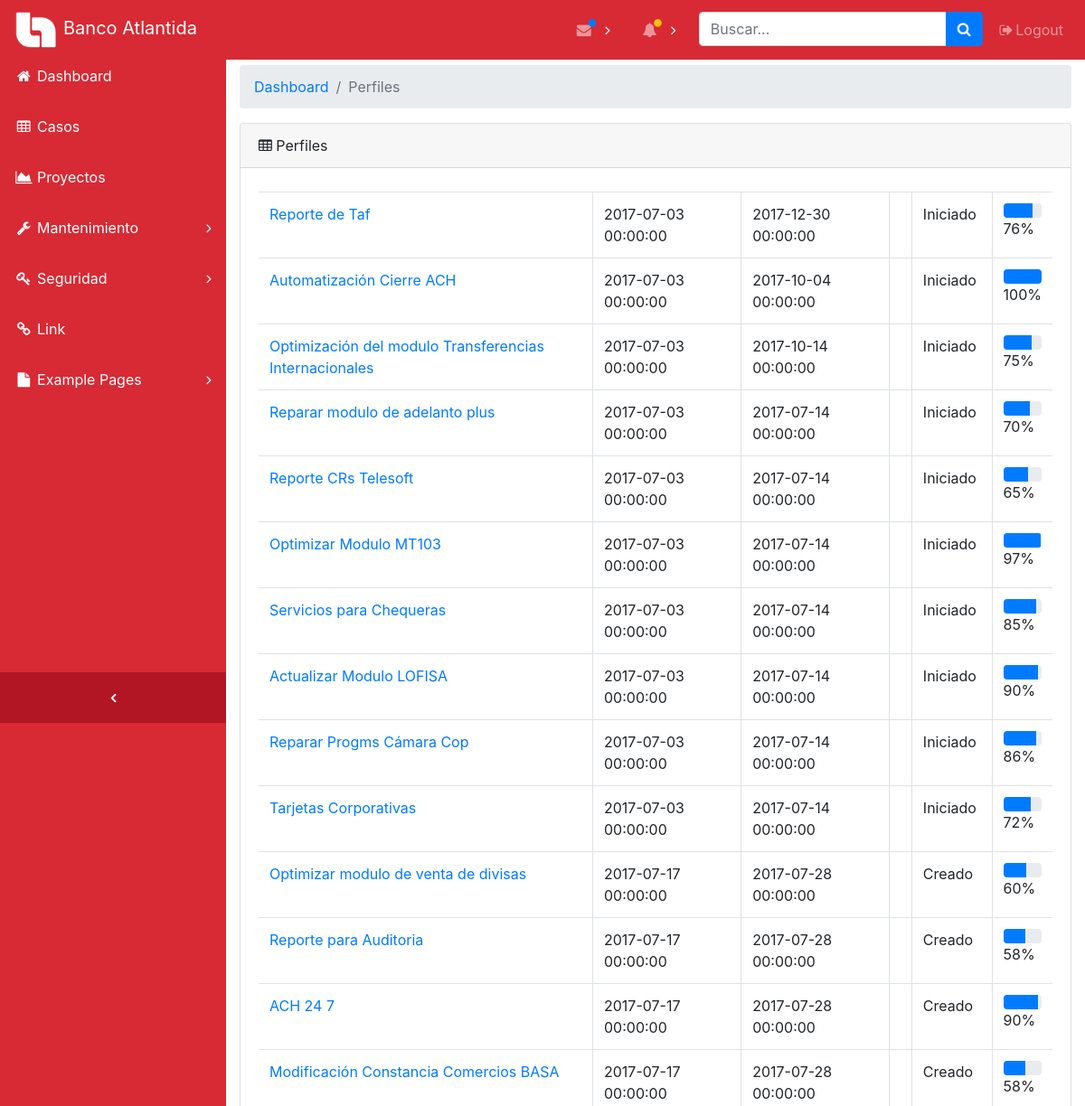
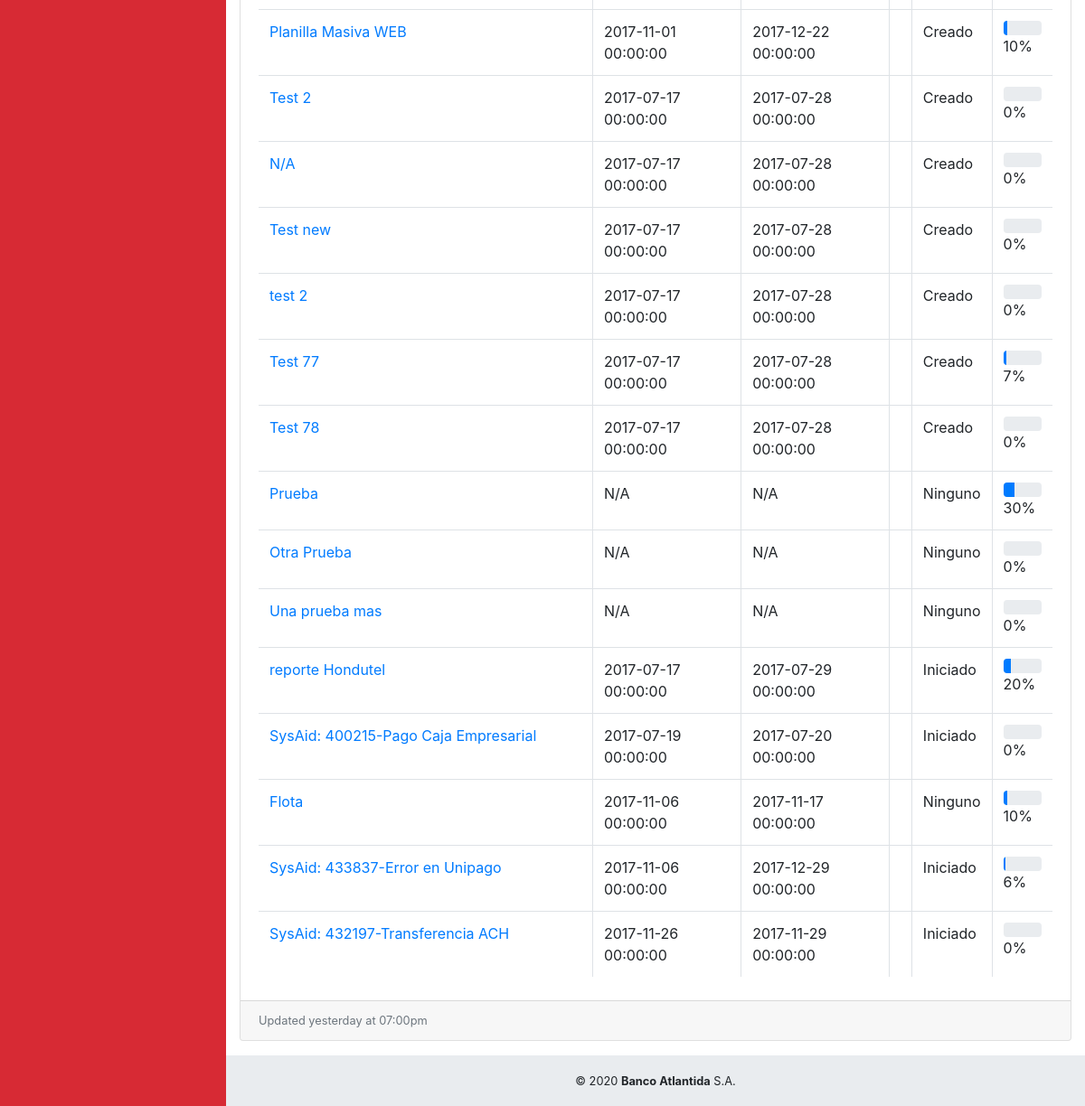
The app's page /admin/perfiles.php with its own data (2 pictures, top to bottom).
### tables this page shows
CREATE TABLE `case_identity` (
  `id_case` int(11) NOT NULL,
  `correlative` varchar(25) DEFAULT NULL,
  `title` varchar(100) DEFAULT NULL,
  `description_` longtext,
  `created_at` datetime DEFAULT NULL,
  `updated_at` datetime DEFAULT NULL,
  `id_requester` int(11) DEFAULT NULL,
  `id_analyst` int(11) DEFAULT NULL,
  `id_programmer` int(11) DEFAULT NULL,
  `id_leader` int(11) DEFAULT NULL,
  `id_vp` int(11) DEFAULT NULL,
  `id_system` int(11) DEFAULT NULL,
  `id_stage` int(11) DEFAULT NULL,
  `id_priority` int(11) DEFAULT NULL,
  `status_case` varchar(25) DEFAULT NULL,
  `percentage_Complete` int(11) DEFAULT NULL,
  `start_at` datetime DEFAULT NULL,
  `finish_at` datetime DEFAULT NULL,
  `extended_at` datetime DEFAULT NULL,
  `id_relationed_case` int(11) DEFAULT NULL,
  `history` longtext,
  `analysts_related` longtext,
  `id_cycle` int(11) DEFAULT NULL,
  `id_node_project` int(11) DEFAULT NULL,
  `id_project` int(11) DEFAULT NULL,
  `id_status` int(11) DEFAULT NULL,
  `active` tinyint(1) DEFAULT '0'
);

### standar/standar.php (the view, shortened to what this page needs)
<?php
function standar_footer() {
?>
<footer class="sticky-footer">
  <div class="container">
    <div class="text-center">
      <small>© <?php echo date('Y'); ?> <strong>Banco Atlantida</strong> S.A.</small>
    </div>
  </div>
</footer>
<?php
}
?>
<?php
function cases() {
  $connect = getDBConnection();
  $sql = "SELECT * FROM `case_identity`";
  $statement = $connect->prepare($sql);
  $statement->execute();
  if($statement->rowCount() > 0) {
    while($case = $statement->fetch(PDO::FETCH_ASSOC)) {
      if(empty($case['title'])) {
        $case['title'] = "N/A";
      }
      if(empty($case['start_at'])) {
        $case['start_at'] = "N/A";
      }
      if(empty($case['finish_at'])) {
        $case['finish_at'] = "N/A";
      }
      if(empty($case['percentage_Complete'])) {
        $case['percentage_Complete'] = 0;
      }
      echo "<tr>";
      echo "<td> <a name='casoslink' href='#'>" .$case['title']."</a></td>";
      echo "<td>".$case['start_at']."</td>";
      echo "<td>".$case['finish_at']."</td>";
      echo "<td>".$case['']."</td>";
      echo "<td>".$case['status_case']."</td>";
      echo "<td><div class='progress'><div class='progress-bar' role='progressbar' style='width:".$case['percentage_Complete']."%'></div></div>".$case['percentage_Complete']."%</td>";
      echo "</tr>";
    }
  }
}
?>

### headers/admin_header.php (shortened to what this page needs)
<?php
function adminHead() {
?>
<!DOCTYPE html>
<html lang="en">
<head>
  <link href="boost/datatables/dataTables.bootstrap4.css" rel="stylesheet">
  <link href="../boost/bootstrap/css/bootstrap.min.css" rel="stylesheet">
  <link href="../boost/font-awesome/css/font-awesome.min.css" rel="stylesheet" type="text/css">
  <link href="../css/sb-admin.css" rel="stylesheet">
</head>
<body class="fixed-nav sticky-footer bg-dark" id="page-top">
  <nav class="navbar navbar-expand-lg navbar-dark bg-dark fixed-top" id="mainNav">
    <a class="navbar-brand" href="dashboard.php">
      <img src="../headers/logo_peq.png" height="40"> Banco Atlantida</a>
    <div class="collapse navbar-collapse" id="navbarResponsive">
      <ul class="navbar-nav navbar-sidenav" id="exampleAccordion">
        <li class="nav-item" data-toggle="tooltip" data-placement="right" title="Dashboard">
          <a class="nav-link" href="dashboard.php">
            <i class="fa fa-fw fa-home"></i>
            <span class="nav-link-text">Dashboard</span>
          </a>
        </li>
        <li class="nav-item" data-toggle="tooltip" data-placement="right" title="Casos">
          <a class="nav-link" href="tables.php">
            <i class="fa fa-fw fa-table"></i>
            <span class="nav-link-text">Casos</span>
          </a>
        </li>
        <li class="nav-item" data-toggle="tooltip" data-placement="right" title="Proyectos">
          <a class="nav-link" href="proyectos.php">
            <i class="fa fa-fw fa-area-chart"></i>
            <span class="nav-link-text">Proyectos</span>
          </a>
        </li>
        <li class="nav-item" data-toggle="tooltip" data-placement="right" title="Mantenimiento">
          <a class="nav-link nav-link-collapse collapsed" data-toggle="collapse" href="#collapseComponents" data-parent="#exampleAccordion">
            <i class="fa fa-fw fa-wrench"></i>
            <span class="nav-link-text">Mantenimiento</span>
          </a>
        </li>
        <li class="nav-item" data-toggle="tooltip" data-placement="right" title="Menu Levels">
          <a class="nav-link nav-link-collapse collapsed" data-toggle="collapse" href="#collapseMulti" data-parent="#exampleAccordion">
            <i class="fa fa-fw fa-key"></i>
            <span class="nav-link-text">Seguridad</span>
          </a>
        </li>
        <li class="nav-item" data-toggle="tooltip" data-placement="right" title="Link">
          <a class="nav-link" href="#">
            <i class="fa fa-fw fa-link"></i>
            <span class="nav-link-text">Link</span>
          </a>
        </li>
        <li class="nav-item" data-toggle="tooltip" data-placement="right" title="Example Pages">
          <a class="nav-link nav-link-collapse collapsed" data-toggle="collapse" href="#collapseExamplePages" data-parent="#exampleAccordion">
            <i class="fa fa-fw fa-file"></i>
            <span class="nav-link-text">Example Pages</span>
          </a>
        </li>
      </ul>
      <ul class="navbar-nav sidenav-toggler">
        <li class="nav-item">
          <a class="nav-link text-center" id="sidenavToggler">
            <i class="fa fa-fw fa-angle-left"></i>
          </a>
        </li>
      </ul>
      <ul class="navbar-nav ml-auto">
        <li class="nav-item dropdown">
          <a class="nav-link dropdown-toggle mr-lg-2" id="messagesDropdown" href="#" data-toggle="dropdown" aria-haspopup="true" aria-expanded="false">
            <i class="fa fa-fw fa-envelope"></i>
            <span class="indicator text-primary d-none d-lg-block">
              <i class="fa fa-fw fa-circle"></i>
            </span>
          </a>
        </li>
        <li class="nav-item dropdown">
          <a class="nav-link dropdown-toggle mr-lg-2" id="alertsDropdown" href="#" data-toggle="dropdown" aria-haspopup="true" aria-expanded="false">
            <i class="fa fa-fw fa-bell"></i>
            <span class="indicator text-warning d-none d-lg-block">
              <i class="fa fa-fw fa-circle"></i>
            </span>
          </a>
        </li>
        <li class="nav-item">
          <form class="form-inline my-2 my-lg-0 mr-lg-2">
            <div class="input-group">
              <input class="form-control" type="text" placeholder="Buscar...">
              <span class="input-group-append">
                <button class="btn btn-primary" type="button">
                  <i class="fa fa-search"></i>
                </button>
              </span>
            </div>
          </form>
        </li>
        <li class="nav-item">
          <a class="nav-link" data-toggle="modal" data-target="#exampleModal" href="../funciones/logoff.php">
            <i class="fa fa-fw fa-sign-out"></i>Logout</a>
        </li>
      </ul>
    </div>
  </nav>
<?php
}
?>

### admin/perfiles.php (shortened to what this page needs)
<?php
include '../headers/admin_header.php';
include '../standar/standar.php';
adminHead();
?>
<div class="content-wrapper">
    <div class="container-fluid">
      <ol class="breadcrumb">
        <li class="breadcrumb-item">
          <a href="dashboard.php">Dashboard</a>
        </li>
        <li class="breadcrumb-item active">Perfiles</li>
      </ol>
      <div class="card mb-3">
        <div class="card-header">
          <i class="fa fa-table"></i> Perfiles</div>
        <div class="card-body">
          <div class="table-responsive">
            <table class="table table-bordered" id="dataTable" width="100%" cellspacing="0">
                <?php
                  cases();
                ?>
            </table>
          </div>
        </div>
        <div class="card-footer small text-muted">Updated yesterday at <?php echo $_SESSION['time']; ?></div>
      </div>
  </div>
  <?php
    standar_footer();
    ?>
</div>
</body>
</html>

### css/sb-admin.css (style rules this page uses)
html { position: relative; min-height: 100%; }
body { overflow-x: hidden; }
body.sticky-footer { margin-bottom: 56px; }
body.sticky-footer .content-wrapper { min-height: calc(100vh - 56px - 56px); }
body.fixed-nav { padding-top: 56px; }
.content-wrapper { min-height: calc(100vh - 56px); padding-top: 1rem; }
#mainNav .navbar-collapse { overflow: auto; max-height: 75vh; }
#mainNav .navbar-collapse .navbar-nav .nav-item .nav-link { cursor: pointer; }
#mainNav .navbar-collapse .navbar-sidenav .nav-link-collapse:after { float: right; content: '\f107'; font-family: 'FontAwesome'; }
#mainNav .navbar-collapse .navbar-sidenav .nav-link-collapse.collapsed:after { content: '\f105'; }
#mainNav .navbar-collapse .sidenav-toggler { display: none; }
#mainNav .navbar-collapse .navbar-nav > .nav-item.dropdown > .nav-link { position: relative; min-width: 45px; }
#mainNav .navbar-collapse .navbar-nav > .nav-item.dropdown > .nav-link:after { float: right; width: auto; content: '\f105'; border: none; font-family: 'FontAwesome'; }
#mainNav .navbar-collapse .navbar-nav > .nav-item.dropdown > .nav-link .indicator { position: absolute; top: 5px; left: 21px; font-size: 10px; }
@media (min-width: 992px) { #mainNav .navbar-brand { width: 250px; } }
@media (min-width: 992px) { #mainNav .navbar-collapse { overflow: visible; max-height: none; } }
@media (min-width: 992px) { #mainNav .navbar-collapse .navbar-sidenav { position: absolute; top: 0; left: 0; -webkit-flex-direction: column; -ms-flex-direction: column; flex-direction: column; margin-top: 56px; } }
@media (min-width: 992px) { #mainNav .navbar-collapse .navbar-sidenav > .nav-item { width: 250px; padding: 0; } }
@media (min-width: 992px) { #mainNav .navbar-collapse .navbar-sidenav > .nav-item > .nav-link { padding: 1em; } }
@media (min-width: 992px) { #mainNav .navbar-collapse .navbar-nav > .nav-item.dropdown > .nav-link { min-width: 0; } }
@media (min-width: 992px) { #mainNav .navbar-collapse .navbar-nav > .nav-item.dropdown > .nav-link:after { width: 24px; text-align: center; } }
#mainNav.fixed-top .sidenav-toggler { display: none; }
@media (min-width: 992px) { #mainNav.fixed-top .navbar-sidenav { height: calc(100vh - 112px); } }
@media (min-width: 992px) { #mainNav.fixed-top .sidenav-toggler { position: absolute; top: 0; left: 0; display: flex; -webkit-flex-direction: column; -ms-flex-direction: column; flex-direction: column; margin-top: calc(100vh - 56px); } }
@media (min-width: 992px) { #mainNav.fixed-top .sidenav-toggler > .nav-item { width: 250px; padding: 0; } }
@media (min-width: 992px) { #mainNav.fixed-top .sidenav-toggler > .nav-item > .nav-link { padding: 1em; } }
#mainNav.fixed-top.navbar-dark .sidenav-toggler { background-color: #b21625; }
#mainNav.fixed-top.navbar-dark .sidenav-toggler a i { color: #fff; }
.content-wrapper { overflow-x: hidden; background: white; }
@media (min-width: 992px) { .content-wrapper { margin-left: 250px; } }
#sidenavToggler i { font-weight: 800; }
#mainNav.navbar-dark .navbar-collapse .navbar-sidenav .nav-link-collapse:after { color: #fff; }
#mainNav.navbar-dark .navbar-collapse .navbar-sidenav > .nav-item > .nav-link { color: #fff; }
#mainNav.navbar-dark .navbar-collapse .navbar-nav > .nav-item.dropdown > .nav-link:after { color: #fff; }
@media (min-width: 992px) { #mainNav.navbar-dark .navbar-collapse .navbar-sidenav { background: #d72a34; } }
footer.sticky-footer { position: absolute; right: 0; bottom: 0; width: 100%; height: 56px; background-color: #e9ecef; line-height: 55px; }
@media (min-width: 992px) { footer.sticky-footer { width: calc(100% - 250px); } }

### records on screen
case_identity: title "Reporte de Taf", start_at "2017-07-03 00:00:00", finish_at "2017-12-30 00:00:00", status_case "Iniciado", percentage_Complete "76"
case_identity: title "Automatización Cierre ACH", start_at "2017-07-03 00:00:00", finish_at "2017-10-04 00:00:00", status_case "Iniciado", percentage_Complete "100"
case_identity: title "Optimización del modulo Transferencias Internacionales", start_at "2017-07-03 00:00:00", finish_at "2017-10-14 00:00:00", status_case "Iniciado", percentage_Complete "75"
case_identity: title "Reparar modulo de adelanto plus", start_at "2017-07-03 00:00:00", finish_at "2017-07-14 00:00:00", status_case "Iniciado", percentage_Complete "70"
case_identity: title "Reporte CRs Telesoft", start_at "2017-07-03 00:00:00", finish_at "2017-07-14 00:00:00", status_case "Iniciado", percentage_Complete "65"
case_identity: title "Optimizar Modulo MT103", start_at "2017-07-03 00:00:00", finish_at "2017-07-14 00:00:00", status_case "Iniciado", percentage_Complete "97"
case_identity: title "Servicios para Chequeras", start_at "2017-07-03 00:00:00", finish_at "2017-07-14 00:00:00", status_case "Iniciado", percentage_Complete "85"
case_identity: title "Actualizar Modulo LOFISA", start_at "2017-07-03 00:00:00", finish_at "2017-07-14 00:00:00", status_case "Iniciado", percentage_Complete "90"
case_identity: title "Reparar Progms Cámara Cop", start_at "2017-07-03 00:00:00", finish_at "2017-07-14 00:00:00", status_case "Iniciado", percentage_Complete "86"
case_identity: title "Tarjetas Corporativas", start_at "2017-07-03 00:00:00", finish_at "2017-07-14 00:00:00", status_case "Iniciado", percentage_Complete "72"
case_identity: title "Optimizar modulo de venta de divisas", start_at "2017-07-17 00:00:00", finish_at "2017-07-28 00:00:00", status_case "Creado", percentage_Complete "60"
case_identity: title "Reporte para Auditoria", start_at "2017-07-17 00:00:00", finish_at "2017-07-28 00:00:00", status_case "Creado", percentage_Complete "58"
case_identity: title "ACH 24 7", start_at "2017-07-17 00:00:00", finish_at "2017-07-28 00:00:00", status_case "Creado", percentage_Complete "90"
case_identity: title "Modificación Constancia Comercios BASA", start_at "2017-07-17 00:00:00", finish_at "2017-07-28 00:00:00", status_case "Creado", percentage_Complete "58"
case_identity: title "Planilla Masiva WEB", start_at "2017-11-01 00:00:00", finish_at "2017-12-22 00:00:00", status_case "Creado", percentage_Complete "10"
case_identity: title "Test 2", start_at "2017-07-17 00:00:00", finish_at "2017-07-28 00:00:00", status_case "Creado", percentage_Complete "0"
case_identity: title "N/A", start_at "2017-07-17 00:00:00", finish_at "2017-07-28 00:00:00", status_case "Creado", percentage_Complete "0"
case_identity: title "Test new", start_at "2017-07-17 00:00:00", finish_at "2017-07-28 00:00:00", status_case "Creado", percentage_Complete "0"
case_identity: title "test 2", start_at "2017-07-17 00:00:00", finish_at "2017-07-28 00:00:00", status_case "Creado", percentage_Complete "0"
case_identity: title "Test 77", start_at "2017-07-17 00:00:00", finish_at "2017-07-28 00:00:00", status_case "Creado", percentage_Complete "7"
case_identity: title "Test 78", start_at "2017-07-17 00:00:00", finish_at "2017-07-28 00:00:00", status_case "Creado", percentage_Complete "0"
case_identity: title "Prueba", start_at "N/A", finish_at "N/A", status_case "Ninguno", percentage_Complete "30"
case_identity: title "Otra Prueba", start_at "N/A", finish_at "N/A", status_case "Ninguno", percentage_Complete "0"
case_identity: title "Una prueba mas", start_at "N/A", finish_at "N/A", status_case "Ninguno", percentage_Complete "0"
case_identity: title "reporte Hondutel", start_at "2017-07-17 00:00:00", finish_at "2017-07-29 00:00:00", status_case "Iniciado", percentage_Complete "20"
case_identity: title "SysAid: 400215-Pago Caja Empresarial", start_at "2017-07-19 00:00:00", finish_at "2017-07-20 00:00:00", status_case "Iniciado", percentage_Complete "0"
case_identity: title "Flota", start_at "2017-11-06 00:00:00", finish_at "2017-11-17 00:00:00", status_case "Ninguno", percentage_Complete "10"
case_identity: title "SysAid: 433837-Error en Unipago", start_at "2017-11-06 00:00:00", finish_at "2017-12-29 00:00:00", status_case "Iniciado", percentage_Complete "6"
case_identity: title "SysAid: 432197-Transferencia ACH", start_at "2017-11-26 00:00:00", finish_at "2017-11-29 00:00:00", status_case "Iniciado", percentage_Complete "0"

### other values on screen
$_SESSION['time'] "07:00pm"
